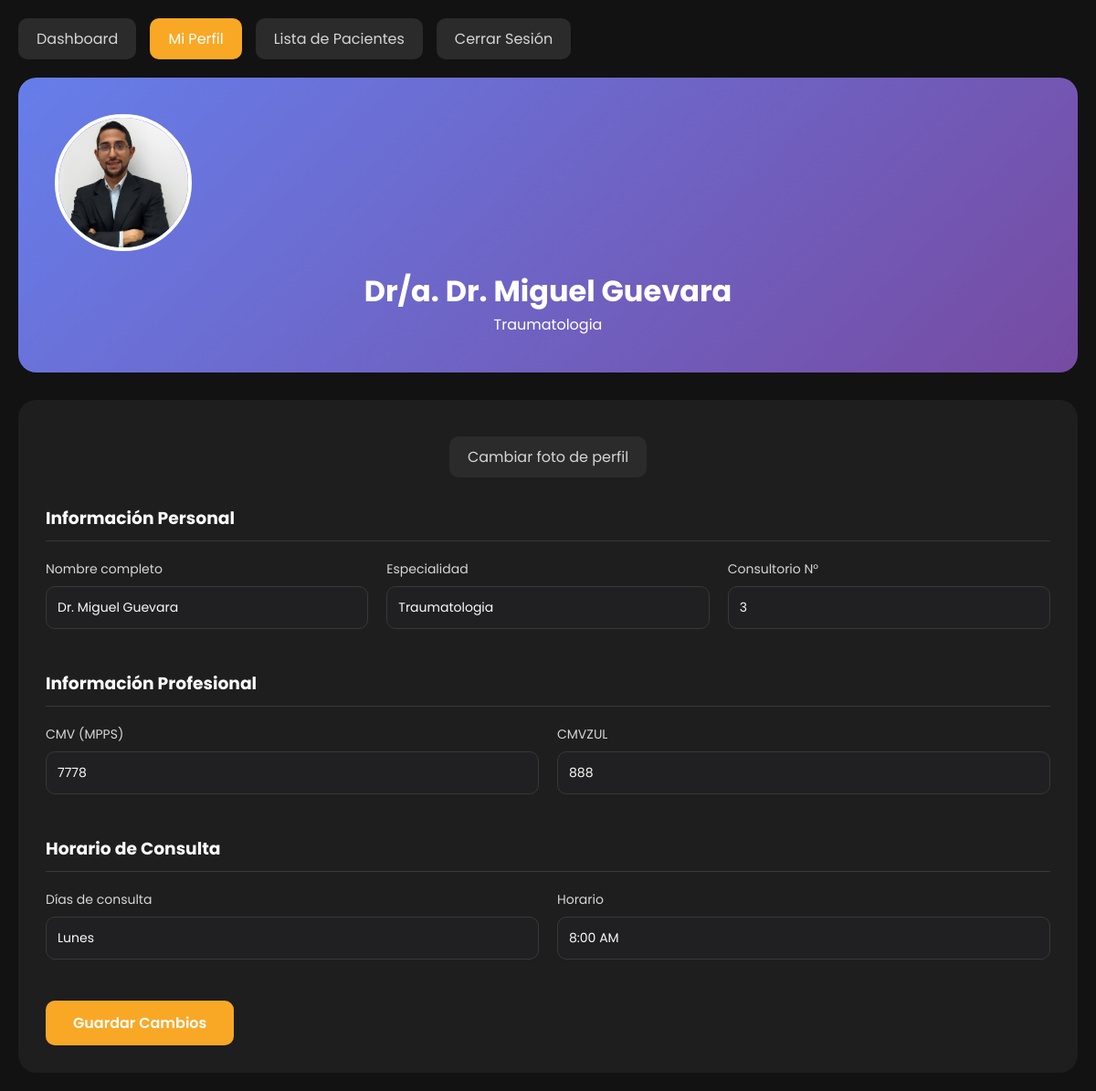
The page /doctor/profile.php (signed in) on the database its author committed.
### tables this page shows
CREATE TABLE IF NOT EXISTS `medico` (
  `idmed` int(11) NOT NULL AUTO_INCREMENT,
  `nombrem` varchar(100) NOT NULL,
  `especialidad` varchar(100) NOT NULL,
  `foto` varchar(50) NOT NULL DEFAULT '',
  `fechas_consul` varchar(50) DEFAULT NULL,
  `horarios` varchar(50) DEFAULT NULL,
  `consultorio` varchar(50) DEFAULT NULL,
  `mpps` varchar(50) DEFAULT 'SIN REGISTRAR',
  `comezu` varchar(50) DEFAULT 'SIN REGISTRAR',
  `pacientes` varchar(300) DEFAULT NULL,
  `paciente_actual` varchar(50) DEFAULT NULL,
  `paciente_siguiente` varchar(50) DEFAULT NULL,
  `usuario_id` int(11) NOT NULL,
  `estado` int(11) NOT NULL DEFAULT 1,
  `timestamp` timestamp NOT NULL DEFAULT current_timestamp(),
  `consultory_id` int(11) DEFAULT NULL,
  PRIMARY KEY (`idmed`),
  KEY `usuario_id` (`usuario_id`),
  KEY `consultory_id` (`consultory_id`),
  CONSTRAINT `medico_ibfk_1` FOREIGN KEY (`usuario_id`) REFERENCES `usuario` (`idusuario`),
  CONSTRAINT `medico_ibfk_2` FOREIGN KEY (`consultory_id`) REFERENCES `consultory` (`id`) ON DELETE SET NULL
);

### includes/functions.php (called while the page is built, shortened)
<?php
function getDoctorById($conn, $doctor_id) {
    $query = "SELECT m.*, c.consultory_number, c.name as consultory_name, u.nombre as user_name
              FROM medico m
              LEFT JOIN consultory c ON m.consultory_id = c.id
              LEFT JOIN usuario u ON m.usuario_id = u.idusuario
              WHERE m.idmed = ? AND m.estado = 1";
    $stmt = mysqli_prepare($conn, $query);
    mysqli_stmt_bind_param($stmt, "i", $doctor_id);
    mysqli_stmt_execute($stmt);
    $result = mysqli_stmt_get_result($stmt);
    return mysqli_fetch_assoc($result);
}
function getDisplayDoctorPhoto($photo) {
    if ($photo && $photo != 'img_paciente.jpg' && $photo != 'img_paciente.png') {
        if (file_exists("../assets/uploads/doctors/" . $photo)) {
            return "../assets/uploads/doctors/" . $photo;
        } elseif (file_exists("../assets/uploads/doctors/" . $photo)) {
            return "../assets/uploads/doctors/" . $photo;
        } elseif (file_exists("img/uploads/" . $photo)) {
            return "img/uploads/" . $photo;
        }
    }
    return "img/img_paciente.jpg";
}
?>

### doctor/profile.php (the view, shortened to what this page needs)
<?php
require_once '../conexion.php';
require_once '../includes/functions.php';
$doctor_id = $_SESSION['doctor_id'];
$doctor = getDoctorById($conection, $doctor_id);
$photo_url = getDisplayDoctorPhoto($doctor['foto']);
?>
<!DOCTYPE html>
<html lang="es">
<head>
    <link rel="stylesheet" href="../style.css">
</head>
<body>
    <div class="profile-container">
        <div class="nav-links">
            <a href="dashboard.php" class="nav-link">Dashboard</a>
            <a href="profile.php" class="nav-link active">Mi Perfil</a>
            <a href="patients.php" class="nav-link">Lista de Pacientes</a>
            <a href="../auth/logout.php" class="nav-link">Cerrar Sesión</a>
        </div>
        <div class="profile-header">
            <img src="<?php echo $photo_url; ?>" alt="Doctor" class="profile-photo" id="profile-photo">
            <h1>Dr/a. <?php echo htmlspecialchars($doctor['nombrem']); ?></h1>
            <p><?php echo htmlspecialchars($doctor['especialidad']); ?></p>
        </div>
        <div class="profile-form">
            <div class="photo-upload">
                <form method="POST" enctype="multipart/form-data" id="photo-form">
                    <label for="profile_photo">Cambiar foto de perfil</label>
                </form>
            </div>
            <form method="POST">
                <div class="form-section">
                    <h3>Información Personal</h3>
                    <div class="form-grid">
                        <div class="form-group">
                            <label>Nombre completo</label>
                            <input type="text" name="nombrem" value="<?php echo htmlspecialchars($doctor['nombrem']); ?>" required>
                        </div>
                        <div class="form-group">
                            <label>Especialidad</label>
                            <input type="text" name="especialidad" value="<?php echo htmlspecialchars($doctor['especialidad']); ?>" required>
                        </div>
                        <div class="form-group">
                            <label>Consultorio N°</label>
                            <input type="text" name="consultorio" value="<?php echo htmlspecialchars($doctor['consultorio']); ?>">
                        </div>
                    </div>
                </div>
                <div class="form-section">
                    <h3>Información Profesional</h3>
                    <div class="form-grid">
                        <div class="form-group">
                            <label>CMV (MPPS)</label>
                            <input type="text" name="mpps" value="<?php echo htmlspecialchars($doctor['mpps']); ?>">
                        </div>
                        <div class="form-group">
                            <label>CMVZUL</label>
                            <input type="text" name="comezu" value="<?php echo htmlspecialchars($doctor['comezu']); ?>">
                        </div>
                    </div>
                </div>
                <div class="form-section">
                    <h3>Horario de Consulta</h3>
                    <div class="form-grid">
                        <div class="form-group">
                            <label>Días de consulta</label>
                            <input type="text" name="fechas_consul" value="<?php echo htmlspecialchars($doctor['fechas_consul']); ?>" placeholder="Ej: Lunes a Viernes">
                        </div>
                        <div class="form-group">
                            <label>Horario</label>
                            <input type="text" name="horarios" value="<?php echo htmlspecialchars($doctor['horarios']); ?>" placeholder="Ej: 8:00 AM - 4:00 PM">
                        </div>
                    </div>
                </div>
                <button type="submit" name="update_profile" class="btn-save">Guardar Cambios</button>
            </form>
        </div>
    </div>
</body>
</html>

### style.css (style rules this page uses)
:root { --bg-gradient-onyx: linear-gradient(to bottom right, hsl(240, 1%, 25%) 3%, hsl(0, 0%, 19%) 97%); --bg-gradient-jet: linear-gradient(to bottom right, hsla(240, 1%, 18%, .251) 3%, hsla(240, 2%, 11%, 0) 100%), hsl(240, 2%, 13%); --bg-gradient-yellow1: linear-gradient(to bottom right, hsl(45, 100%, 71%) 0%, hsla(36, 100%, 69%, 0) 50%); --bg-gradient-yellow2: linear-gradient(135deg, hsla(45, 100%, 71%, .251) 0%, hsla(35, 100%, 68%, 0) 59.86%), hsl(240, 2%, 13%); --border-gradient-onyx: linear-gradient(to bottom right, hsl(0, 0%, 25%) 0%, hsla(0, 0%, 25%, 0) 50%); --text-gradient-yellow: linear-gradient(to right, hsl(45, 100%, 72%), hsl(35, 100%, 68%)); --jet: hsl(0, 0%, 22%); --onyx: hsl(240, 1%, 17%); --eerie-black1: hsl(240, 2%, 13%); --eerie-black2: hsl(240, 2%, 12%); --smoky-black: hsl(0, 0%, 7%); --white1: hsl(0, 0%, 100%); --white2: hsl(0, 0%, 98%); --orange-yellow-crayola: hsl(45, 100%, 72%); --vegas-gold: hsl(45, 54%, 58%); --light-gray: hsl(0, 0%, 84%); --light-gray70: hsla(0, 0%, 84%, .7); --bittersweet-shimmer: hsl(0, 43%, 51%); --ff-poppins: 'Poppins', sans-serif; --fs1: 24px; --fs2: 18px; --fs3: 17px; --fs4: 16px; --fs5: 15px; --fs6: 14px; --fs7: 13px; --fs8: 15px; --fs9: 10px; --fw300: 300; --fw400: 400; --fw500: 500; --fw600: 600; --shadow1: -4px 8px 24px hsla(0, 0%, 0%, .25); --shadow2: 0px 16px 30px hsla(0, 0%, 0%, .25); --shadow3: 0px 16px 40px hsla(0, 0%, 0%, .25); --shadow4: 0px 25px 50px hsla(0, 0%, 0%, .15); --shadow5: 0px 24px 80px hsla(0, 0%, 0%, .25); --transition1: .25s ease; --transition2: .5s ease-in-out; }
*, *::before, *::after { margin: 0; padding: 0; box-sizing: border-box; }
a { text-decoration: none; }
img, ion-icon, a, button, time, span { display: block; }
button { font: inherit; background: none; border: none; text-align: left; cursor: pointer; }
input, textarea { display: block; width: 100%; background: none; font: inherit; }
html { font-family: var(--ff-poppins); }
body { background: var(--smoky-black); }
@media (min-width: 580px) { :root { --fs1: 32px; --fs2: 24px; --fs3: 24px; --fs4: 18px; --fs6: 15px; --fs7: 15px; --fs8: 28px; --fs9: 15px; } }
@media (min-width: 1024px) { :root { --shadow1: -4px 8px 24px hsla(0, 0%, 0%, .125); --shadow2: 0px 16px 30px hsla(0, 0%, 0%, .125); --shadow3: 0px 16px 40px hsla(0, 0%, 0%, .125); } }

### doctor/profile.php (style rules this page uses)
.profile-container { max-width: 1200px; margin: 0 auto; padding: 20px; }
.profile-header { background: linear-gradient(135deg, #667eea 0%, #764ba2 100%); border-radius: 20px; padding: 40px; margin-bottom: 30px; color: white; text-align: center; }
.profile-photo { width: 150px; height: 150px; border-radius: 50%; object-fit: cover; border: 4px solid white; margin-bottom: 20px; }
.profile-form { background: var(--eerie-black2); border-radius: 20px; padding: 30px; }
.form-section { margin-bottom: 30px; }
.form-section h3 { color: var(--white2); margin-bottom: 20px; padding-bottom: 10px; border-bottom: 1px solid var(--jet); }
.form-grid { display: grid; grid-template-columns: repeat(auto-fit, minmax(300px, 1fr)); gap: 20px; }
.form-group { margin-bottom: 15px; }
.form-group label { display: block; color: var(--light-gray); margin-bottom: 8px; font-size: 14px; }
.form-group input, .form-group textarea { width: 100%; padding: 12px; border: 1px solid var(--jet); border-radius: 10px; background: var(--eerie-black1); color: var(--white2); font-size: 14px; }
.btn-save { background: #f9a826; color: #fff; padding: 12px 30px; border: none; border-radius: 10px; cursor: pointer; font-size: 16px; font-weight: 600; transition: all 0.3s ease; }
.photo-upload { text-align: center; margin-bottom: 30px; }
.photo-upload label { display: inline-block; padding: 10px 20px; background: var(--onyx); color: var(--light-gray); border-radius: 10px; cursor: pointer; margin-top: 10px; transition: all 0.3s ease; }
.nav-links { display: flex; gap: 15px; margin-bottom: 20px; }
.nav-link { padding: 10px 20px; background: var(--onyx); color: var(--light-gray); text-decoration: none; border-radius: 10px; transition: all 0.3s ease; }
.nav-link:hover, .nav-link.active { background: #f9a826; color: #fff; }

### rows shown on the page
medico: foto (picture), nombrem "Dr. Miguel Guevara", especialidad "Traumatologia", consultorio "3", mpps "7778", comezu "888", fechas_consul "Lunes", horarios "8:00 AM"
